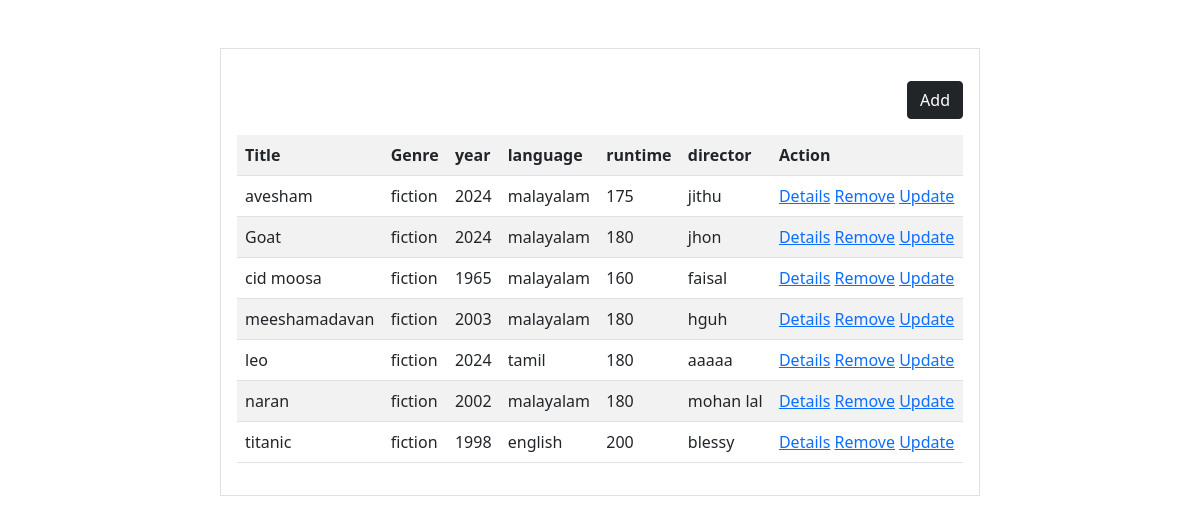
Page /list/ on the committed database.
### myapp/models.py (models this page shows)
class Movies(models.Model):
    title=models.CharField(max_length=200,null=True)
    genre=models.CharField(max_length=200,null=True,choices=GENRE_CHOICE)
    language=models.CharField(max_length=200,null=True)
    year=models.CharField(max_length=200,null=True)
    run_time=models.PositiveIntegerField(null=True)
    director=models.CharField(max_length=200,null=True)

### myapp/views.py (the view)
# urls.py: path('list/',views.MovieListView.as_view(),name='movie_list'),
class MovieListView(View):
        def get(self,request,*args,**kwargs):
            qs=Movies.objects.all()
            return render(request,"movie_list.html",{"movies":qs})

### myapp/templates/movie_list.html (shortened to what this page needs)
<!DOCTYPE html>
<html lang="en">
<head>
    <link href="https://cdn.jsdelivr.net/npm/bootstrap@5.0.2/dist/css/bootstrap.min.css" rel="stylesheet">
</head>
<body>
    <div class="container">
        <div class="row mt-5">
            <div class="col-2"></div>
            <div class="col-8 border p-3">
                <div class="w-100 d-flex justify-content-end my-3">
                <a href="{%url 'movie_add'%}" class="btn btn-dark">Add</a>
                </div>
                <table class="table  table-striped" >
                    <tr>
                        <th>Title</th>
                        <th>Genre</th>
                        <th>year</th>
                        <th>language</th>
                        <th>runtime</th>
                        <th>director</th>
                        <th>Action</th>
                    </tr>
                    {%for m in movies%}
                    <tr>
                        <td>{{m.title}}</td>
                        <td>{{m.genre}}</td>
                        <td>{{m.year}}</td>
                        <td>{{m.language}}</td>
                        <td>{{m.run_time}}</td>
                        <td>{{m.director}}</td>
                        <td>
                            <a href="{%url 'movie_details' m.id%}">Details</a>
                            <a href="{%url 'movie_delete' m.id%}">Remove</a>
                            <a href="{%url 'movie_update' m.id%}">Update</a>
                        </td>
                    </tr>
                    {%endfor%}
                </table>
            </div>
        </div>
    </div>
</body>
</html>

### rows in the picture
Movies: title "avesham", genre "fiction", year "2024", language "malayalam", run_time "175", director "jithu"
Movies: title "Goat", genre "fiction", year "2024", language "malayalam", run_time "180", director "jhon"
Movies: title "cid moosa", genre "fiction", year "1965", language "malayalam", run_time "160", director "faisal"
Movies: title "meeshamadavan", genre "fiction", year "2003", language "malayalam", run_time "180", director "hguh"
Movies: title "leo", genre "fiction", year "2024", language "tamil", run_time "180", director "aaaaa"
Movies: title "naran", genre "fiction", year "2002", language "malayalam", run_time "180", director "mohan lal"
Movies: title "titanic", genre "fiction", year "1998", language "english", run_time "200", director "blessy"
